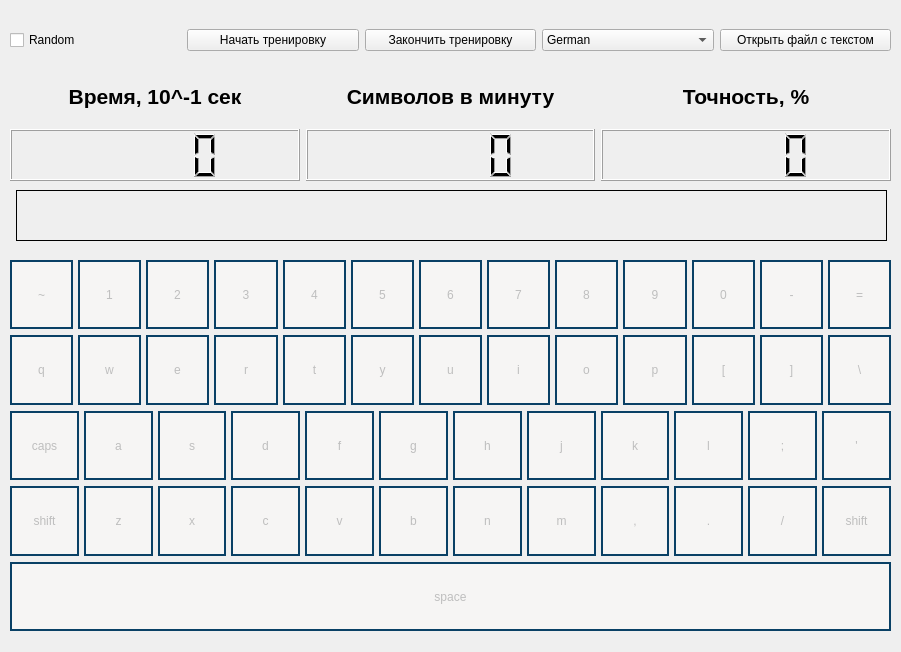
<?xml version="1.0" encoding="UTF-8"?>
<ui version="4.0">
 <class>MainWindow</class>
 <widget class="QMainWindow" name="MainWindow">
  <property name="geometry">
   <rect>
    <x>0</x>
    <y>0</y>
    <width>901</width>
    <height>652</height>
   </rect>
  </property>
  <property name="windowTitle">
   <string>MainWindow</string>
  </property>
  <property name="styleSheet">
   <string notr="true">font: 700 italic 11pt &quot;Ubuntu&quot;;
</string>
  </property>
  <widget class="QWidget" name="centralwidget">
   <widget class="QWidget" name="verticalLayoutWidget">
    <property name="geometry">
     <rect>
      <x>10</x>
      <y>250</y>
      <width>881</width>
      <height>391</height>
     </rect>
    </property>
    <layout class="QVBoxLayout" name="verticalLayout">
     <property name="leftMargin">
      <number>0</number>
     </property>
     <property name="topMargin">
      <number>10</number>
     </property>
     <property name="bottomMargin">
      <number>10</number>
     </property>
     <item>
      <layout class="QHBoxLayout" name="horizontalLayout">
       <property name="spacing">
        <number>5</number>
       </property>
       <property name="sizeConstraint">
        <enum>QLayout::SetDefaultConstraint</enum>
       </property>
       <item>
        <widget class="QPushButton" name="bnt_49">
         <property name="enabled">
          <bool>false</bool>
         </property>
         <property name="sizePolicy">
          <sizepolicy hsizetype="MinimumExpanding" vsizetype="Minimum">
           <horstretch>0</horstretch>
           <verstretch>0</verstretch>
          </sizepolicy>
         </property>
         <property name="styleSheet">
          <string notr="true">border: 2px solid #094065;
background-color: rgb(246, 245, 244);</string>
         </property>
         <property name="text">
          <string>~</string>
         </property>
        </widget>
       </item>
       <item>
        <widget class="QPushButton" name="bnt_10">
         <property name="enabled">
          <bool>false</bool>
         </property>
         <property name="sizePolicy">
          <sizepolicy hsizetype="MinimumExpanding" vsizetype="Minimum">
           <horstretch>0</horstretch>
           <verstretch>0</verstretch>
          </sizepolicy>
         </property>
         <property name="styleSheet">
          <string notr="true">border: 2px solid #094065;
background-color: rgb(246, 245, 244);</string>
         </property>
         <property name="text">
          <string>1</string>
         </property>
        </widget>
       </item>
       <item>
        <widget class="QPushButton" name="bnt_11">
         <property name="enabled">
          <bool>false</bool>
         </property>
         <property name="sizePolicy">
          <sizepolicy hsizetype="MinimumExpanding" vsizetype="Minimum">
           <horstretch>0</horstretch>
           <verstretch>0</verstretch>
          </sizepolicy>
         </property>
         <property name="styleSheet">
          <string notr="true">border: 2px solid #094065;
background-color: rgb(246, 245, 244);</string>
         </property>
         <property name="text">
          <string>2</string>
         </property>
        </widget>
       </item>
       <item>
        <widget class="QPushButton" name="bnt_12">
         <property name="enabled">
          <bool>false</bool>
         </property>
         <property name="sizePolicy">
          <sizepolicy hsizetype="MinimumExpanding" vsizetype="Minimum">
           <horstretch>0</horstretch>
           <verstretch>0</verstretch>
          </sizepolicy>
         </property>
         <property name="styleSheet">
          <string notr="true">border: 2px solid #094065;
background-color: rgb(246, 245, 244);</string>
         </property>
         <property name="text">
          <string>3</string>
         </property>
        </widget>
       </item>
       <item>
        <widget class="QPushButton" name="bnt_13">
         <property name="enabled">
          <bool>false</bool>
         </property>
         <property name="sizePolicy">
          <sizepolicy hsizetype="MinimumExpanding" vsizetype="Minimum">
           <horstretch>0</horstretch>
           <verstretch>0</verstretch>
          </sizepolicy>
         </property>
         <property name="styleSheet">
          <string notr="true">border: 2px solid #094065;
background-color: rgb(246, 245, 244);</string>
         </property>
         <property name="text">
          <string>4</string>
         </property>
        </widget>
       </item>
       <item>
        <widget class="QPushButton" name="bnt_14">
         <property name="enabled">
          <bool>false</bool>
         </property>
         <property name="sizePolicy">
          <sizepolicy hsizetype="MinimumExpanding" vsizetype="Minimum">
           <horstretch>0</horstretch>
           <verstretch>0</verstretch>
          </sizepolicy>
         </property>
         <property name="styleSheet">
          <string notr="true">border: 2px solid #094065;
background-color: rgb(246, 245, 244);</string>
         </property>
         <property name="text">
          <string>5</string>
         </property>
        </widget>
       </item>
       <item>
        <widget class="QPushButton" name="bnt_15">
         <property name="enabled">
          <bool>false</bool>
         </property>
         <property name="sizePolicy">
          <sizepolicy hsizetype="MinimumExpanding" vsizetype="Minimum">
           <horstretch>0</horstretch>
           <verstretch>0</verstretch>
          </sizepolicy>
         </property>
         <property name="styleSheet">
          <string notr="true">border: 2px solid #094065;
background-color: rgb(246, 245, 244);</string>
         </property>
         <property name="text">
          <string>6</string>
         </property>
        </widget>
       </item>
       <item>
        <widget class="QPushButton" name="bnt_16">
         <property name="enabled">
          <bool>false</bool>
         </property>
         <property name="sizePolicy">
          <sizepolicy hsizetype="MinimumExpanding" vsizetype="Minimum">
           <horstretch>0</horstretch>
           <verstretch>0</verstretch>
          </sizepolicy>
         </property>
         <property name="styleSheet">
          <string notr="true">border: 2px solid #094065;
background-color: rgb(246, 245, 244);</string>
         </property>
         <property name="text">
          <string>7</string>
         </property>
        </widget>
       </item>
       <item>
        <widget class="QPushButton" name="bnt_17">
         <property name="enabled">
          <bool>false</bool>
         </property>
         <property name="sizePolicy">
          <sizepolicy hsizetype="MinimumExpanding" vsizetype="Minimum">
           <horstretch>0</horstretch>
           <verstretch>0</verstretch>
          </sizepolicy>
         </property>
         <property name="styleSheet">
          <string notr="true">border: 2px solid #094065;
background-color: rgb(246, 245, 244);</string>
         </property>
         <property name="text">
          <string>8</string>
         </property>
        </widget>
       </item>
       <item>
        <widget class="QPushButton" name="bnt_18">
         <property name="enabled">
          <bool>false</bool>
         </property>
         <property name="sizePolicy">
          <sizepolicy hsizetype="MinimumExpanding" vsizetype="Minimum">
           <horstretch>0</horstretch>
           <verstretch>0</verstretch>
          </sizepolicy>
         </property>
         <property name="styleSheet">
          <string notr="true">border: 2px solid #094065;
background-color: rgb(246, 245, 244);</string>
         </property>
         <property name="text">
          <string>9</string>
         </property>
        </widget>
       </item>
       <item>
        <widget class="QPushButton" name="bnt_19">
         <property name="enabled">
          <bool>false</bool>
         </property>
         <property name="sizePolicy">
          <sizepolicy hsizetype="MinimumExpanding" vsizetype="Minimum">
           <horstretch>0</horstretch>
           <verstretch>0</verstretch>
          </sizepolicy>
         </property>
         <property name="styleSheet">
          <string notr="true">border: 2px solid #094065;
background-color: rgb(246, 245, 244);</string>
         </property>
         <property name="text">
          <string>0</string>
         </property>
        </widget>
       </item>
       <item>
        <widget class="QPushButton" name="bnt_20">
         <property name="enabled">
          <bool>false</bool>
         </property>
         <property name="sizePolicy">
          <sizepolicy hsizetype="MinimumExpanding" vsizetype="Minimum">
           <horstretch>0</horstretch>
           <verstretch>0</verstretch>
          </sizepolicy>
         </property>
         <property name="styleSheet">
          <string notr="true">border: 2px solid #094065;
background-color: rgb(246, 245, 244);</string>
         </property>
         <property name="text">
          <string>-</string>
         </property>
        </widget>
       </item>
       <item>
        <widget class="QPushButton" name="bnt_21">
         <property name="enabled">
          <bool>false</bool>
         </property>
         <property name="sizePolicy">
          <sizepolicy hsizetype="MinimumExpanding" vsizetype="Minimum">
           <horstretch>0</horstretch>
           <verstretch>0</verstretch>
          </sizepolicy>
         </property>
         <property name="styleSheet">
          <string notr="true">border: 2px solid #094065;
background-color: rgb(246, 245, 244);</string>
         </property>
         <property name="text">
          <string>=</string>
         </property>
        </widget>
       </item>
      </layout>
     </item>
     <item>
      <layout class="QHBoxLayout" name="horizontalLayout_3">
       <property name="spacing">
        <number>5</number>
       </property>
       <property name="sizeConstraint">
        <enum>QLayout::SetDefaultConstraint</enum>
       </property>
       <item>
        <widget class="QPushButton" name="bnt_24">
         <property name="enabled">
          <bool>false</bool>
         </property>
         <property name="sizePolicy">
          <sizepolicy hsizetype="MinimumExpanding" vsizetype="Minimum">
           <horstretch>0</horstretch>
           <verstretch>0</verstretch>
          </sizepolicy>
         </property>
         <property name="styleSheet">
          <string notr="true">border: 2px solid #094065;
background-color: rgb(246, 245, 244);</string>
         </property>
         <property name="text">
          <string>q</string>
         </property>
        </widget>
       </item>
       <item>
        <widget class="QPushButton" name="bnt_25">
         <property name="enabled">
          <bool>false</bool>
         </property>
         <property name="sizePolicy">
          <sizepolicy hsizetype="MinimumExpanding" vsizetype="Minimum">
           <horstretch>0</horstretch>
           <verstretch>0</verstretch>
          </sizepolicy>
         </property>
         <property name="styleSheet">
          <string notr="true">border: 2px solid #094065;
background-color: rgb(246, 245, 244);</string>
         </property>
         <property name="text">
          <string>w</string>
         </property>
        </widget>
       </item>
       <item>
        <widget class="QPushButton" name="bnt_26">
         <property name="enabled">
          <bool>false</bool>
         </property>
         <property name="sizePolicy">
          <sizepolicy hsizetype="MinimumExpanding" vsizetype="Minimum">
           <horstretch>0</horstretch>
           <verstretch>0</verstretch>
          </sizepolicy>
         </property>
         <property name="styleSheet">
          <string notr="true">border: 2px solid #094065;
background-color: rgb(246, 245, 244);</string>
         </property>
         <property name="text">
          <string>e</string>
         </property>
        </widget>
       </item>
       <item>
        <widget class="QPushButton" name="bnt_27">
         <property name="enabled">
          <bool>false</bool>
         </property>
         <property name="sizePolicy">
          <sizepolicy hsizetype="MinimumExpanding" vsizetype="Minimum">
           <horstretch>0</horstretch>
           <verstretch>0</verstretch>
          </sizepolicy>
         </property>
         <property name="styleSheet">
          <string notr="true">border: 2px solid #094065;
background-color: rgb(246, 245, 244);</string>
         </property>
         <property name="text">
          <string>r</string>
         </property>
        </widget>
       </item>
       <item>
        <widget class="QPushButton" name="bnt_28">
         <property name="enabled">
          <bool>false</bool>
         </property>
         <property name="sizePolicy">
          <sizepolicy hsizetype="MinimumExpanding" vsizetype="Minimum">
           <horstretch>0</horstretch>
           <verstretch>0</verstretch>
          </sizepolicy>
         </property>
         <property name="styleSheet">
          <string notr="true">border: 2px solid #094065;
background-color: rgb(246, 245, 244);</string>
         </property>
         <property name="text">
          <string>t</string>
         </property>
        </widget>
       </item>
       <item>
        <widget class="QPushButton" name="bnt_29">
         <property name="enabled">
          <bool>false</bool>
         </property>
         <property name="sizePolicy">
          <sizepolicy hsizetype="MinimumExpanding" vsizetype="Minimum">
           <horstretch>0</horstretch>
           <verstretch>0</verstretch>
          </sizepolicy>
         </property>
         <property name="styleSheet">
          <string notr="true">border: 2px solid #094065;
background-color: rgb(246, 245, 244);</string>
         </property>
         <property name="text">
          <string>y</string>
         </property>
        </widget>
       </item>
       <item>
        <widget class="QPushButton" name="bnt_30">
         <property name="enabled">
          <bool>false</bool>
         </property>
         <property name="sizePolicy">
          <sizepolicy hsizetype="MinimumExpanding" vsizetype="Minimum">
           <horstretch>0</horstretch>
           <verstretch>0</verstretch>
          </sizepolicy>
         </property>
         <property name="styleSheet">
          <string notr="true">border: 2px solid #094065;
background-color: rgb(246, 245, 244);</string>
         </property>
         <property name="text">
          <string>u</string>
         </property>
        </widget>
       </item>
       <item>
        <widget class="QPushButton" name="bnt_31">
         <property name="enabled">
          <bool>false</bool>
         </property>
         <property name="sizePolicy">
          <sizepolicy hsizetype="MinimumExpanding" vsizetype="Minimum">
           <horstretch>0</horstretch>
           <verstretch>0</verstretch>
          </sizepolicy>
         </property>
         <property name="styleSheet">
          <string notr="true">border: 2px solid #094065;
background-color: rgb(246, 245, 244);</string>
         </property>
         <property name="text">
          <string>i</string>
         </property>
        </widget>
       </item>
       <item>
        <widget class="QPushButton" name="bnt_32">
         <property name="enabled">
          <bool>false</bool>
         </property>
         <property name="sizePolicy">
          <sizepolicy hsizetype="MinimumExpanding" vsizetype="Minimum">
           <horstretch>0</horstretch>
           <verstretch>0</verstretch>
          </sizepolicy>
         </property>
         <property name="styleSheet">
          <string notr="true">border: 2px solid #094065;
background-color: rgb(246, 245, 244);</string>
         </property>
         <property name="text">
          <string>o</string>
         </property>
        </widget>
       </item>
       <item>
        <widget class="QPushButton" name="bnt_33">
         <property name="enabled">
          <bool>false</bool>
         </property>
         <property name="sizePolicy">
          <sizepolicy hsizetype="MinimumExpanding" vsizetype="Minimum">
           <horstretch>0</horstretch>
           <verstretch>0</verstretch>
          </sizepolicy>
         </property>
         <property name="styleSheet">
          <string notr="true">border: 2px solid #094065;
background-color: rgb(246, 245, 244);</string>
         </property>
         <property name="text">
          <string>p</string>
         </property>
        </widget>
       </item>
       <item>
        <widget class="QPushButton" name="bnt_34">
         <property name="enabled">
          <bool>false</bool>
         </property>
         <property name="sizePolicy">
          <sizepolicy hsizetype="MinimumExpanding" vsizetype="Minimum">
           <horstretch>0</horstretch>
           <verstretch>0</verstretch>
          </sizepolicy>
         </property>
         <property name="styleSheet">
          <string notr="true">border: 2px solid #094065;
background-color: rgb(246, 245, 244);</string>
         </property>
         <property name="text">
          <string>[</string>
         </property>
        </widget>
       </item>
       <item>
        <widget class="QPushButton" name="bnt_35">
         <property name="enabled">
          <bool>false</bool>
         </property>
         <property name="sizePolicy">
          <sizepolicy hsizetype="MinimumExpanding" vsizetype="Minimum">
           <horstretch>0</horstretch>
           <verstretch>0</verstretch>
          </sizepolicy>
         </property>
         <property name="styleSheet">
          <string notr="true">border: 2px solid #094065;
background-color: rgb(246, 245, 244);</string>
         </property>
         <property name="text">
          <string>]</string>
         </property>
        </widget>
       </item>
       <item>
        <widget class="QPushButton" name="bnt_51">
         <property name="enabled">
          <bool>false</bool>
         </property>
         <property name="sizePolicy">
          <sizepolicy hsizetype="MinimumExpanding" vsizetype="Minimum">
           <horstretch>0</horstretch>
           <verstretch>0</verstretch>
          </sizepolicy>
         </property>
         <property name="styleSheet">
          <string notr="true">border: 2px solid #094065;
background-color: rgb(246, 245, 244);</string>
         </property>
         <property name="text">
          <string>\</string>
         </property>
        </widget>
       </item>
      </layout>
     </item>
     <item>
      <layout class="QHBoxLayout" name="horizontalLayout_4">
       <property name="spacing">
        <number>5</number>
       </property>
       <property name="sizeConstraint">
        <enum>QLayout::SetDefaultConstraint</enum>
       </property>
       <item>
        <widget class="QPushButton" name="bnt_66">
         <property name="enabled">
          <bool>false</bool>
         </property>
         <property name="sizePolicy">
          <sizepolicy hsizetype="MinimumExpanding" vsizetype="Minimum">
           <horstretch>0</horstretch>
           <verstretch>0</verstretch>
          </sizepolicy>
         </property>
         <property name="styleSheet">
          <string notr="true">border: 2px solid #094065;
background-color: rgb(246, 245, 244);</string>
         </property>
         <property name="text">
          <string>caps</string>
         </property>
        </widget>
       </item>
       <item>
        <widget class="QPushButton" name="bnt_38">
         <property name="enabled">
          <bool>false</bool>
         </property>
         <property name="sizePolicy">
          <sizepolicy hsizetype="MinimumExpanding" vsizetype="Minimum">
           <horstretch>0</horstretch>
           <verstretch>0</verstretch>
          </sizepolicy>
         </property>
         <property name="styleSheet">
          <string notr="true">border: 2px solid #094065;
background-color: rgb(246, 245, 244);</string>
         </property>
         <property name="text">
          <string>a</string>
         </property>
        </widget>
       </item>
       <item>
        <widget class="QPushButton" name="bnt_39">
         <property name="enabled">
          <bool>false</bool>
         </property>
         <property name="sizePolicy">
          <sizepolicy hsizetype="MinimumExpanding" vsizetype="Minimum">
           <horstretch>0</horstretch>
           <verstretch>0</verstretch>
          </sizepolicy>
         </property>
         <property name="styleSheet">
          <string notr="true">border: 2px solid #094065;
background-color: rgb(246, 245, 244);</string>
         </property>
         <property name="text">
          <string>s</string>
         </property>
        </widget>
       </item>
       <item>
        <widget class="QPushButton" name="bnt_40">
         <property name="enabled">
          <bool>false</bool>
         </property>
         <property name="sizePolicy">
          <sizepolicy hsizetype="MinimumExpanding" vsizetype="Minimum">
           <horstretch>0</horstretch>
           <verstretch>0</verstretch>
          </sizepolicy>
         </property>
         <property name="styleSheet">
          <string notr="true">border: 2px solid #094065;
background-color: rgb(246, 245, 244);</string>
         </property>
         <property name="text">
          <string>d</string>
         </property>
        </widget>
       </item>
       <item>
        <widget class="QPushButton" name="bnt_41">
         <property name="enabled">
          <bool>false</bool>
         </property>
         <property name="sizePolicy">
          <sizepolicy hsizetype="MinimumExpanding" vsizetype="Minimum">
           <horstretch>0</horstretch>
           <verstretch>0</verstretch>
          </sizepolicy>
         </property>
         <property name="styleSheet">
          <string notr="true">border: 2px solid #094065;
background-color: rgb(246, 245, 244);</string>
         </property>
         <property name="text">
          <string>f</string>
         </property>
        </widget>
       </item>
       <item>
        <widget class="QPushButton" name="bnt_42">
         <property name="enabled">
          <bool>false</bool>
         </property>
         <property name="sizePolicy">
          <sizepolicy hsizetype="MinimumExpanding" vsizetype="Minimum">
           <horstretch>0</horstretch>
           <verstretch>0</verstretch>
          </sizepolicy>
         </property>
         <property name="styleSheet">
          <string notr="true">border: 2px solid #094065;
background-color: rgb(246, 245, 244);</string>
         </property>
         <property name="text">
          <string>g</string>
         </property>
        </widget>
       </item>
       <item>
        <widget class="QPushButton" name="bnt_43">
         <property name="enabled">
          <bool>false</bool>
         </property>
         <property name="sizePolicy">
          <sizepolicy hsizetype="MinimumExpanding" vsizetype="Minimum">
           <horstretch>0</horstretch>
           <verstretch>0</verstretch>
          </sizepolicy>
         </property>
         <property name="styleSheet">
          <string notr="true">border: 2px solid #094065;
background-color: rgb(246, 245, 244);</string>
         </property>
         <property name="text">
          <string>h</string>
         </property>
        </widget>
       </item>
       <item>
        <widget class="QPushButton" name="bnt_44">
         <property name="enabled">
          <bool>false</bool>
         </property>
         <property name="sizePolicy">
          <sizepolicy hsizetype="MinimumExpanding" vsizetype="Minimum">
           <horstretch>0</horstretch>
           <verstretch>0</verstretch>
          </sizepolicy>
         </property>
         <property name="styleSheet">
          <string notr="true">border: 2px solid #094065;
background-color: rgb(246, 245, 244);</string>
         </property>
         <property name="text">
          <string>j</string>
         </property>
        </widget>
       </item>
       <item>
        <widget class="QPushButton" name="bnt_45">
         <property name="enabled">
          <bool>false</bool>
         </property>
         <property name="sizePolicy">
          <sizepolicy hsizetype="MinimumExpanding" vsizetype="Minimum">
           <horstretch>0</horstretch>
           <verstretch>0</verstretch>
          </sizepolicy>
         </property>
         <property name="styleSheet">
          <string notr="true">border: 2px solid #094065;
background-color: rgb(246, 245, 244);</string>
         </property>
         <property name="text">
          <string>k</string>
         </property>
        </widget>
       </item>
       <item>
        <widget class="QPushButton" name="bnt_46">
         <property name="enabled">
          <bool>false</bool>
         </property>
         <property name="sizePolicy">
          <sizepolicy hsizetype="MinimumExpanding" vsizetype="Minimum">
           <horstretch>0</horstretch>
           <verstretch>0</verstretch>
          </sizepolicy>
         </property>
         <property name="styleSheet">
          <string notr="true">border: 2px solid #094065;
background-color: rgb(246, 245, 244);</string>
         </property>
         <property name="text">
          <string>l</string>
         </property>
        </widget>
       </item>
       <item>
        <widget class="QPushButton" name="bnt_47">
         <property name="enabled">
          <bool>false</bool>
         </property>
         <property name="sizePolicy">
          <sizepolicy hsizetype="MinimumExpanding" vsizetype="Minimum">
           <horstretch>0</horstretch>
           <verstretch>0</verstretch>
          </sizepolicy>
         </property>
         <property name="styleSheet">
          <string notr="true">border: 2px solid #094065;
background-color: rgb(246, 245, 244);</string>
         </property>
         <property name="text">
          <string>;</string>
         </property>
        </widget>
       </item>
       <item>
        <widget class="QPushButton" name="bnt_48">
         <property name="enabled">
          <bool>false</bool>
         </property>
         <property name="sizePolicy">
          <sizepolicy hsizetype="MinimumExpanding" vsizetype="Minimum">
           <horstretch>0</horstretch>
           <verstretch>0</verstretch>
          </sizepolicy>
         </property>
         <property name="styleSheet">
          <string notr="true">border: 2px solid #094065;
background-color: rgb(246, 245, 244);</string>
         </property>
         <property name="text">
          <string>'</string>
         </property>
        </widget>
       </item>
      </layout>
     </item>
     <item>
      <layout class="QHBoxLayout" name="horizontalLayout_5">
       <property name="spacing">
        <number>5</number>
       </property>
       <property name="sizeConstraint">
        <enum>QLayout::SetDefaultConstraint</enum>
       </property>
       <item>
        <widget class="QPushButton" name="bnt_50">
         <property name="enabled">
          <bool>false</bool>
         </property>
         <property name="sizePolicy">
          <sizepolicy hsizetype="MinimumExpanding" vsizetype="Minimum">
           <horstretch>0</horstretch>
           <verstretch>0</verstretch>
          </sizepolicy>
         </property>
         <property name="styleSheet">
          <string notr="true">border: 2px solid #094065;
background-color: rgb(246, 245, 244);</string>
         </property>
         <property name="text">
          <string>shift</string>
         </property>
        </widget>
       </item>
       <item>
        <widget class="QPushButton" name="bnt_52">
         <property name="enabled">
          <bool>false</bool>
         </property>
         <property name="sizePolicy">
          <sizepolicy hsizetype="MinimumExpanding" vsizetype="Minimum">
           <horstretch>0</horstretch>
           <verstretch>0</verstretch>
          </sizepolicy>
         </property>
         <property name="styleSheet">
          <string notr="true">border: 2px solid #094065;
background-color: rgb(246, 245, 244);</string>
         </property>
         <property name="text">
          <string>z</string>
         </property>
        </widget>
       </item>
       <item>
        <widget class="QPushButton" name="bnt_53">
         <property name="enabled">
          <bool>false</bool>
         </property>
         <property name="sizePolicy">
          <sizepolicy hsizetype="MinimumExpanding" vsizetype="Minimum">
           <horstretch>0</horstretch>
           <verstretch>0</verstretch>
          </sizepolicy>
         </property>
         <property name="styleSheet">
          <string notr="true">border: 2px solid #094065;
background-color: rgb(246, 245, 244);</string>
         </property>
         <property name="text">
          <string>x</string>
         </property>
        </widget>
       </item>
       <item>
        <widget class="QPushButton" name="bnt_54">
         <property name="enabled">
          <bool>false</bool>
         </property>
         <property name="sizePolicy">
          <sizepolicy hsizetype="MinimumExpanding" vsizetype="Minimum">
           <horstretch>0</horstretch>
           <verstretch>0</verstretch>
          </sizepolicy>
         </property>
         <property name="styleSheet">
          <string notr="true">border: 2px solid #094065;
background-color: rgb(246, 245, 244);</string>
         </property>
         <property name="text">
          <string>c</string>
         </property>
        </widget>
       </item>
       <item>
        <widget class="QPushButton" name="bnt_55">
         <property name="enabled">
          <bool>false</bool>
         </property>
         <property name="sizePolicy">
          <sizepolicy hsizetype="MinimumExpanding" vsizetype="Minimum">
           <horstretch>0</horstretch>
           <verstretch>0</verstretch>
          </sizepolicy>
         </property>
         <property name="styleSheet">
          <string notr="true">border: 2px solid #094065;
background-color: rgb(246, 245, 244);</string>
         </property>
         <property name="text">
          <string>v</string>
         </property>
        </widget>
       </item>
       <item>
        <widget class="QPushButton" name="bnt_56">
         <property name="enabled">
          <bool>false</bool>
         </property>
         <property name="sizePolicy">
          <sizepolicy hsizetype="MinimumExpanding" vsizetype="Minimum">
           <horstretch>0</horstretch>
           <verstretch>0</verstretch>
          </sizepolicy>
         </property>
         <property name="styleSheet">
          <string notr="true">border: 2px solid #094065;
background-color: rgb(246, 245, 244);</string>
         </property>
         <property name="text">
          <string>b</string>
         </property>
        </widget>
       </item>
       <item>
        <widget class="QPushButton" name="bnt_57">
         <property name="enabled">
          <bool>false</bool>
         </property>
         <property name="sizePolicy">
          <sizepolicy hsizetype="MinimumExpanding" vsizetype="Minimum">
           <horstretch>0</horstretch>
           <verstretch>0</verstretch>
          </sizepolicy>
         </property>
         <property name="styleSheet">
          <string notr="true">border: 2px solid #094065;
background-color: rgb(246, 245, 244);</string>
         </property>
         <property name="text">
          <string>n</string>
         </property>
        </widget>
       </item>
       <item>
        <widget class="QPushButton" name="bnt_58">
         <property name="enabled">
          <bool>false</bool>
         </property>
         <property name="sizePolicy">
          <sizepolicy hsizetype="MinimumExpanding" vsizetype="Minimum">
           <horstretch>0</horstretch>
           <verstretch>0</verstretch>
          </sizepolicy>
         </property>
         <property name="styleSheet">
          <string notr="true">border: 2px solid #094065;
background-color: rgb(246, 245, 244);</string>
         </property>
         <property name="text">
          <string>m</string>
         </property>
        </widget>
       </item>
       <item>
        <widget class="QPushButton" name="bnt_59">
         <property name="enabled">
          <bool>false</bool>
         </property>
         <property name="sizePolicy">
          <sizepolicy hsizetype="MinimumExpanding" vsizetype="Minimum">
           <horstretch>0</horstretch>
           <verstretch>0</verstretch>
          </sizepolicy>
         </property>
         <property name="styleSheet">
          <string notr="true">border: 2px solid #094065;
background-color: rgb(246, 245, 244);</string>
         </property>
         <property name="text">
          <string>,</string>
         </property>
        </widget>
       </item>
       <item>
        <widget class="QPushButton" name="bnt_60">
         <property name="enabled">
          <bool>false</bool>
         </property>
         <property name="sizePolicy">
          <sizepolicy hsizetype="MinimumExpanding" vsizetype="Minimum">
           <horstretch>0</horstretch>
           <verstretch>0</verstretch>
          </sizepolicy>
         </property>
         <property name="styleSheet">
          <string notr="true">border: 2px solid #094065;
background-color: rgb(246, 245, 244);</string>
         </property>
         <property name="text">
          <string>.</string>
         </property>
        </widget>
       </item>
       <item>
        <widget class="QPushButton" name="bnt_61">
         <property name="enabled">
          <bool>false</bool>
         </property>
         <property name="sizePolicy">
          <sizepolicy hsizetype="MinimumExpanding" vsizetype="Minimum">
           <horstretch>0</horstretch>
           <verstretch>0</verstretch>
          </sizepolicy>
         </property>
         <property name="styleSheet">
          <string notr="true">border: 2px solid #094065;
background-color: rgb(246, 245, 244);</string>
         </property>
         <property name="text">
          <string>/</string>
         </property>
        </widget>
       </item>
       <item>
        <widget class="QPushButton" name="bnt_62">
         <property name="enabled">
          <bool>false</bool>
         </property>
         <property name="sizePolicy">
          <sizepolicy hsizetype="MinimumExpanding" vsizetype="Minimum">
           <horstretch>0</horstretch>
           <verstretch>0</verstretch>
          </sizepolicy>
         </property>
         <property name="styleSheet">
          <string notr="true">border: 2px solid #094065;
background-color: rgb(246, 245, 244);</string>
         </property>
         <property name="text">
          <string>shift</string>
         </property>
        </widget>
       </item>
      </layout>
     </item>
     <item>
      <widget class="QPushButton" name="bnt_65">
       <property name="enabled">
        <bool>false</bool>
       </property>
       <property name="sizePolicy">
        <sizepolicy hsizetype="Minimum" vsizetype="Minimum">
         <horstretch>0</horstretch>
         <verstretch>0</verstretch>
        </sizepolicy>
       </property>
       <property name="styleSheet">
        <string notr="true">border: 2px solid #094065;
background-color: rgb(246, 245, 244);</string>
       </property>
       <property name="text">
        <string>space</string>
       </property>
      </widget>
     </item>
    </layout>
   </widget>
   <widget class="QWidget" name="layoutWidget">
    <property name="geometry">
     <rect>
      <x>10</x>
      <y>20</y>
      <width>881</width>
      <height>41</height>
     </rect>
    </property>
    <layout class="QHBoxLayout" name="horizontalLayout_2">
     <item>
      <widget class="QCheckBox" name="checkBox">
       <property name="text">
        <string>Random</string>
       </property>
      </widget>
     </item>
     <item>
      <widget class="QPushButton" name="bnt_start">
       <property name="text">
        <string>Начать тренировку</string>
       </property>
      </widget>
     </item>
     <item>
      <widget class="QPushButton" name="bnt_end">
       <property name="text">
        <string>Закончить тренировку</string>
       </property>
      </widget>
     </item>
     <item>
      <widget class="QComboBox" name="comboBox">
       <item>
        <property name="text">
         <string>German</string>
        </property>
       </item>
       <item>
        <property name="text">
         <string>French</string>
        </property>
       </item>
       <item>
        <property name="text">
         <string>Arabic</string>
        </property>
       </item>
       <item>
        <property name="text">
         <string>English</string>
        </property>
       </item>
       <item>
        <property name="text">
         <string>Belarusian</string>
        </property>
       </item>
       <item>
        <property name="text">
         <string>Hebrew</string>
        </property>
       </item>
       <item>
        <property name="text">
         <string>Сhinesse</string>
        </property>
       </item>
      </widget>
     </item>
     <item>
      <widget class="QPushButton" name="pushButton">
       <property name="styleSheet">
        <string notr="true"/>
       </property>
       <property name="text">
        <string>Открыть файл с текстом</string>
       </property>
      </widget>
     </item>
    </layout>
   </widget>
   <widget class="QWidget" name="layoutWidget">
    <property name="geometry">
     <rect>
      <x>10</x>
      <y>70</y>
      <width>881</width>
      <height>111</height>
     </rect>
    </property>
    <layout class="QHBoxLayout" name="horizontalLayout_6">
     <item>
      <layout class="QVBoxLayout" name="verticalLayout_2">
       <item>
        <widget class="QLabel" name="lbl_timer">
         <property name="text">
          <string>&lt;html&gt;&lt;head/&gt;&lt;body&gt;&lt;p align=&quot;center&quot;&gt;&lt;span style=&quot; font-size:16pt; font-weight:700;&quot;&gt;Время, 10^-1 сек&lt;/span&gt;&lt;/p&gt;&lt;/body&gt;&lt;/html&gt;</string>
         </property>
        </widget>
       </item>
       <item>
        <widget class="QLCDNumber" name="lcd_timer"/>
       </item>
      </layout>
     </item>
     <item>
      <layout class="QVBoxLayout" name="verticalLayout_3">
       <item>
        <widget class="QLabel" name="lnl_symbols">
         <property name="text">
          <string>&lt;html&gt;&lt;head/&gt;&lt;body&gt;&lt;p align=&quot;center&quot;&gt;&lt;span style=&quot; font-size:16pt; font-weight:700;&quot;&gt;Символов в минуту&lt;/span&gt;&lt;/p&gt;&lt;/body&gt;&lt;/html&gt;</string>
         </property>
        </widget>
       </item>
       <item>
        <widget class="QLCDNumber" name="lcd_symbols"/>
       </item>
      </layout>
     </item>
     <item>
      <layout class="QVBoxLayout" name="verticalLayout_4">
       <item>
        <widget class="QLabel" name="lbl_accuracy">
         <property name="text">
          <string>&lt;html&gt;&lt;head/&gt;&lt;body&gt;&lt;p align=&quot;center&quot;&gt;&lt;span style=&quot; font-size:16pt; font-weight:700;&quot;&gt;Точность, %&lt;/span&gt;&lt;/p&gt;&lt;/body&gt;&lt;/html&gt;</string>
         </property>
        </widget>
       </item>
       <item>
        <widget class="QLCDNumber" name="lcd_accuracy"/>
       </item>
      </layout>
     </item>
    </layout>
   </widget>
   <widget class="QLabel" name="ln_training">
    <property name="geometry">
     <rect>
      <x>16</x>
      <y>190</y>
      <width>871</width>
      <height>51</height>
     </rect>
    </property>
    <property name="styleSheet">
     <string notr="true">background-color: transparent; border: 1px solid black;
font: 700 italic 17pt &quot;Ubuntu&quot;;</string>
    </property>
    <property name="text">
     <string/>
    </property>
   </widget>
  </widget>
 </widget>
 <resources/>
 <connections/>
</ui>
